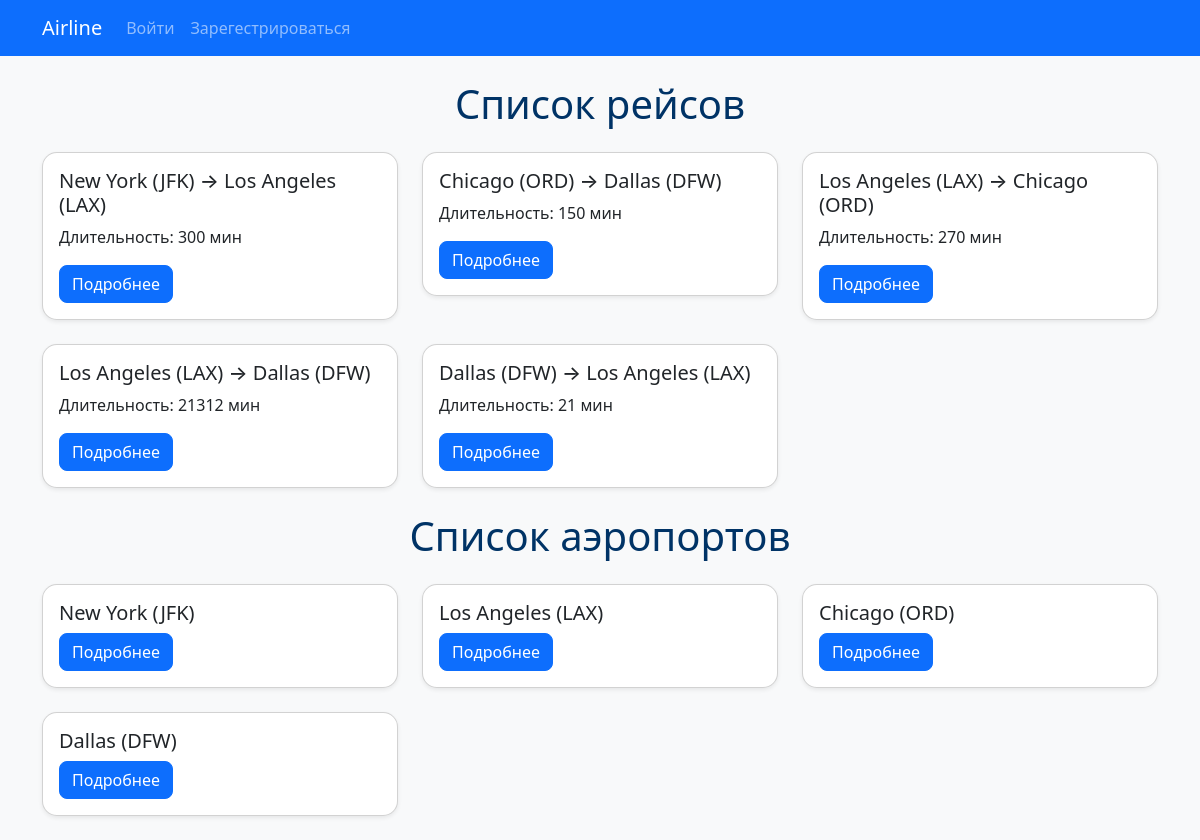
The page / on the database its author committed.
### flights/models.py (models this page shows, shortened)
class Flight(models.Model):
    origin = models.ForeignKey(Airport, on_delete=models.CASCADE, related_name="departures")
    destination = models.ForeignKey(Airport, on_delete=models.CASCADE, related_name="arrivals")
    duration = models.IntegerField()
    capacity = models.IntegerField(default = 50) # type: ignore

class Airport(models.Model):
    code = models.CharField(max_length=3, unique=True)
    city = models.CharField(max_length=64)
    def __str__(self):
        return f"{self.city} ({self.code})"

### flights/views.py (the view)
# urls.py: path("", views.index, name="index"),
def index(request):
    flights = Flight.objects.all()
    airports = Airport.objects.all()
    return render(request, "flights/index.html", {"flights": flights, "airports":airports})

### flights/templates/flights/index.html (shortened to what this page needs)
{% extends 'flights/base.html' %}
{% block content %}
<h1 class="text-center mb-4">Список рейсов</h1>
<div class="row">
    {% for flight in flights %}
    <div class="col-md-4">
        <div class="card shadow-sm mb-4">
            <div class="card-body">
                <h5 class="card-title">{{ flight.origin }} → {{ flight.destination }}</h5>
                <p class="card-text">Длительность: {{ flight.duration }} мин</p>
                <a href="{% url 'flight_detail' flight.id %}" class="btn btn-primary">Подробнее</a>
            </div>
        </div>
    </div>
    {% endfor %}
</div>
<h1 class="text-center mb-4">Список аэропортов</h1>
<div class="row">
    {% for airport in airports %}
    <div class="col-md-4">
        <div class="card shadow-sm mb-4">
            <div class="card-body">
                <h5 class="card-title">{{ airport.city }} ({{ airport.code }}) </h5>
                <a href="{% url 'airport_detail' airport.id %}" class="btn btn-primary">Подробнее</a>
            </div>
        </div>
    </div>
    {% endfor %}
</div>
{% endblock %}

### flights/static/flights/css/style.css (style rules this page uses)
body { background-color: #f8f9fa; }
h1 { color: #003366; }
.card { border-radius: 15px; }
.btn { border-radius: 8px; }

### rows shown on the page
Flight: origin "New York (JFK)", destination "Los Angeles (LAX)", duration "300"
Flight: origin "Chicago (ORD)", destination "Dallas (DFW)", duration "150"
Flight: origin "Los Angeles (LAX)", destination "Chicago (ORD)", duration "270"
Flight: origin "Los Angeles (LAX)", destination "Dallas (DFW)", duration "21312"
Flight: origin "Dallas (DFW)", destination "Los Angeles (LAX)", duration "21"
Airport: city "New York", code "JFK"
Airport: city "Los Angeles", code "LAX"
Airport: city "Chicago", code "ORD"
Airport: city "Dallas", code "DFW"
